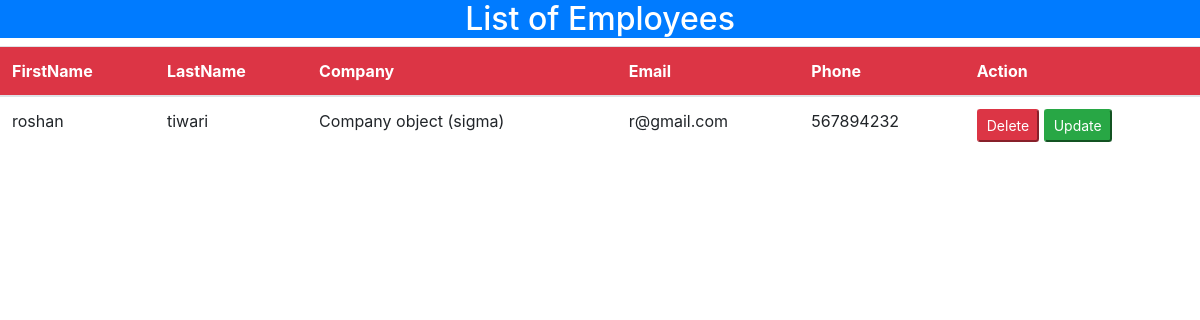
Before: /showemp with the older database file.
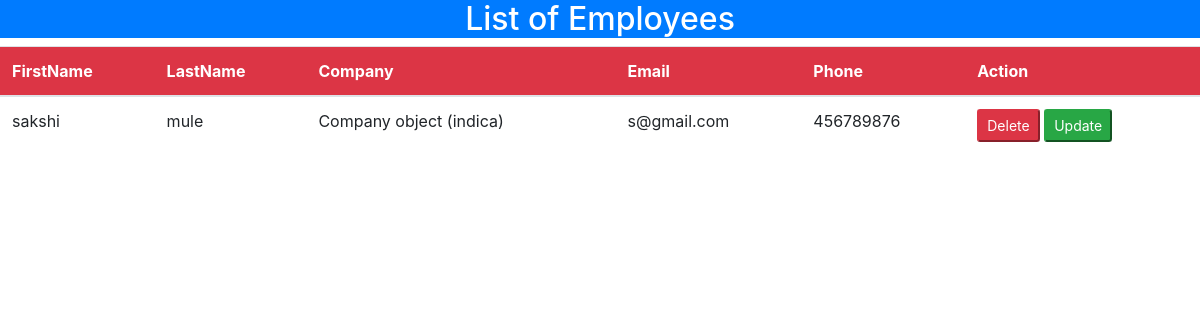
After: the same page with the newer database file.
### mirai/models.py (models this page shows)
class Employee(models.Model):
    eFname = models.CharField(primary_key='true',max_length=50,unique='true')
    eLname = models.CharField(max_length=50)
    eCompany = models.ForeignKey(Company, on_delete=models.CASCADE)
    eEmail = models.EmailField()
    ePhone = models.CharField(max_length=50)
    class Meta:
        db_table = "employee"

class Company(models.Model):
    cName = models.CharField(primary_key='true',max_length=50,unique='true')
    cEmail = models.EmailField()
    cLogo = models.ImageField(upload_to="images", blank=True)
    cUrl = models.CharField(max_length=50)
    class Meta:
        db_table = "company"

### mirai/views.py (the view)
# urls.py: path('showemp', views.showemp),
def showemp(request):
    employees = Employee.objects.all()
    return render(request, "showemp.html", {'employees':employees})

### mirai/templates/showemp.html (shortened to what this page needs)
<!DOCTYPE html>
<html lang="en">
  <head>
    <link rel="stylesheet" href="https://stackpath.bootstrapcdn.com/bootstrap/4.1.3/css/bootstrap.min.css">
  </head>
  <body>
    <center><div><h2 class="bg-primary text-white">List of Employees</h2></div></center>
    <table class="table">
      <thead class="bg-danger text-white">
        <tr>
          <th>FirstName</th>
          <th>LastName</th>
          <th>Company</th>
          <th>Email</th>
          <th>Phone</th>
          <th>Action</th>
        </tr>
      </thead>
      <tbody>
        {% for employee in employees %}
        <tr>
          <td>{{employee.eFname}}</td>
          <td>{{employee.eLname}}</td>
          <td>{{employee.eCompany}}</td>
          <td>{{employee.eEmail}}</td>
          <td>{{employee.ePhone}}</td>
          <td>
            <button class="btn-danger btn-sm" onclick="location.href='/deleteEmp/{{employee.eFname}}'">Delete</button>
            <button class="btn-success btn-sm" onclick="location.href='/editemp/{{employee.eFname}}'">Update</button>
          </td>
        </tr>
        {% endfor %}
      </tbody>
    </table>
  </body>
</html>

Changed rows visible on the page:
removed Employee: eFname "roshan", eLname "tiwari", eCompany "Company object (sigma)", eEmail "r@gmail.com", ePhone "567894232"
added Employee: eFname "sakshi", eLname "mule", eCompany "Company object (indica)", eEmail "s@gmail.com", ePhone "456789876"
